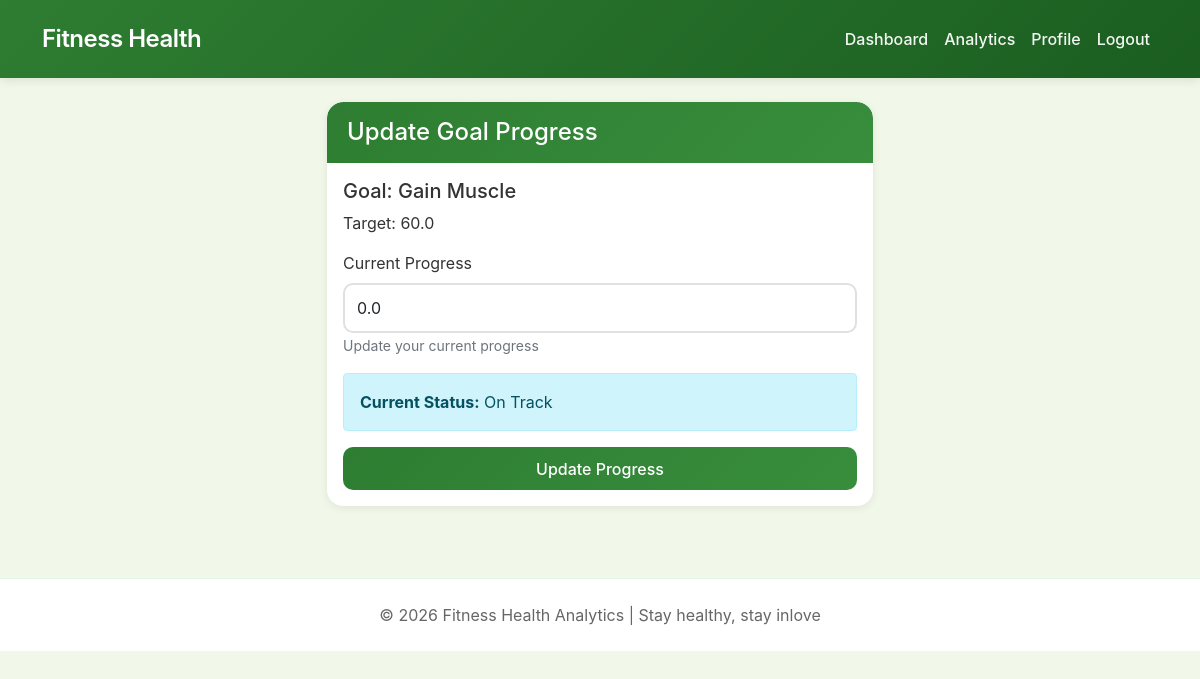
Page /goal/2/update/ (signed in) on the committed database.
### analytics/models.py (models this page shows, shortened)
class FitnessGoal(models.Model):
    GOAL_TYPES = (
        ('lose_weight', 'Lose Weight'),
        ('gain_muscle', 'Gain Muscle'),
        ('maintain_fitness', 'Maintain Fitness'),
        ('improve_endurance', 'Improve Endurance'),
    )
    STATUS_CHOICES = (
        ('on_track', 'On Track'),
        ('behind', 'Behind'),
        ('completed', 'Completed'),
    )
    user = models.ForeignKey(User, on_delete=models.CASCADE, related_name='goals')
    goal_type = models.CharField(max_length=20, choices=GOAL_TYPES)
    target_metric = models.FloatField(help_text="Target value (weight in kg, workout hours, etc.)")
    current_value = models.FloatField(default=0)
    deadline = models.DateField()
    start_date = models.DateField(default=date.today)
    status = models.CharField(max_length=20, choices=STATUS_CHOICES, default='on_track')

### core/views.py (the view, shortened to what this page needs)
# urls.py: path('goal/<int:pk>/update/', views.GoalUpdateView.as_view(), name='update_goal'),
class GoalUpdateView(LoginRequiredMixin, UpdateView):
    model = FitnessGoal
    fields = ['current_value']
    template_name = 'core/goal_update.html'
    success_url = reverse_lazy('dashboard')

### users/models.py (called while the page is built)
    def is_admin_user(self):
        return self.role == 'admin' or self.is_superuser

### templates/core/goal_update.html (shortened to what this page needs)
{% extends 'base.html' %}
{% block content %}
<div class="row justify-content-center">
    <div class="col-md-6">
        <div class="card">
            <div class="card-header bg-primary text-white">
                <h4 class="mb-0">Update Goal Progress</h4>
            </div>
            <div class="card-body">
                <h5>Goal: {{ object.get_goal_type_display }}</h5>
                <p>Target: {{ object.target_metric }}</p>
                <form method="post">
                    <div class="mb-3">
                        <label for="id_current_value" class="form-label">Current Progress</label>
                        <input type="number" name="current_value" id="id_current_value"
                               class="form-control" required step="0.1"
                               value="{{ object.current_value }}">
                        <small class="text-muted">Update your current progress</small>
                    </div>
                    <div class="alert alert-info">
                        <strong>Current Status:</strong> {{ object.get_status_display }}
                    </div>
                    <button type="submit" class="btn btn-primary w-100">Update Progress</button>
                </form>
            </div>
        </div>
    </div>
</div>
{% endblock %}

### templates/base.html (style rules this page uses)
:root { --primary-green: #2e7d32; --primary-dark: #1b5e20; --primary-light: #e8f5e9; --primary-soft: #4caf50; --text-dark: #1b5e20; --text-light: #6c757d; --success-green: #2e7d32; --hover-green: #1b5e20; }
* { margin: 0; padding: 0; box-sizing: border-box; }
body { font-family: -apple-system, BlinkMacSystemFont, 'Segoe UI', Roboto, Oxygen, Ubuntu, sans-serif; background: #f1f8e9; color: #333; }
.card { border: none; border-radius: 16px; box-shadow: 0 2px 8px rgba(0, 0, 0, 0.08); transition: transform 0.2s, box-shadow 0.2s; background: white; overflow: hidden; }
.card-header { background: linear-gradient(135deg, #2e7d32 0%, #388e3c 100%); color: white; border-radius: 16px 16px 0 0 !important; padding: 1rem 1.25rem; font-weight: 600; border: none; }
.btn-primary { background: linear-gradient(135deg, #2e7d32 0%, #388e3c 100%); border: none; padding: 0.6rem 1.2rem; border-radius: 10px; transition: all 0.2s; font-weight: 500; }
.form-control, .form-select { border: 2px solid #e0e0e0; border-radius: 10px; padding: 0.7rem 0.75rem; transition: all 0.2s; }
.card, .stat-card { animation: fadeInUp 0.4s ease-out; }

### rows in the picture
FitnessGoal: goal_type "Gain Muscle", target_metric "60.0", current_value "0.0", status "On Track"
